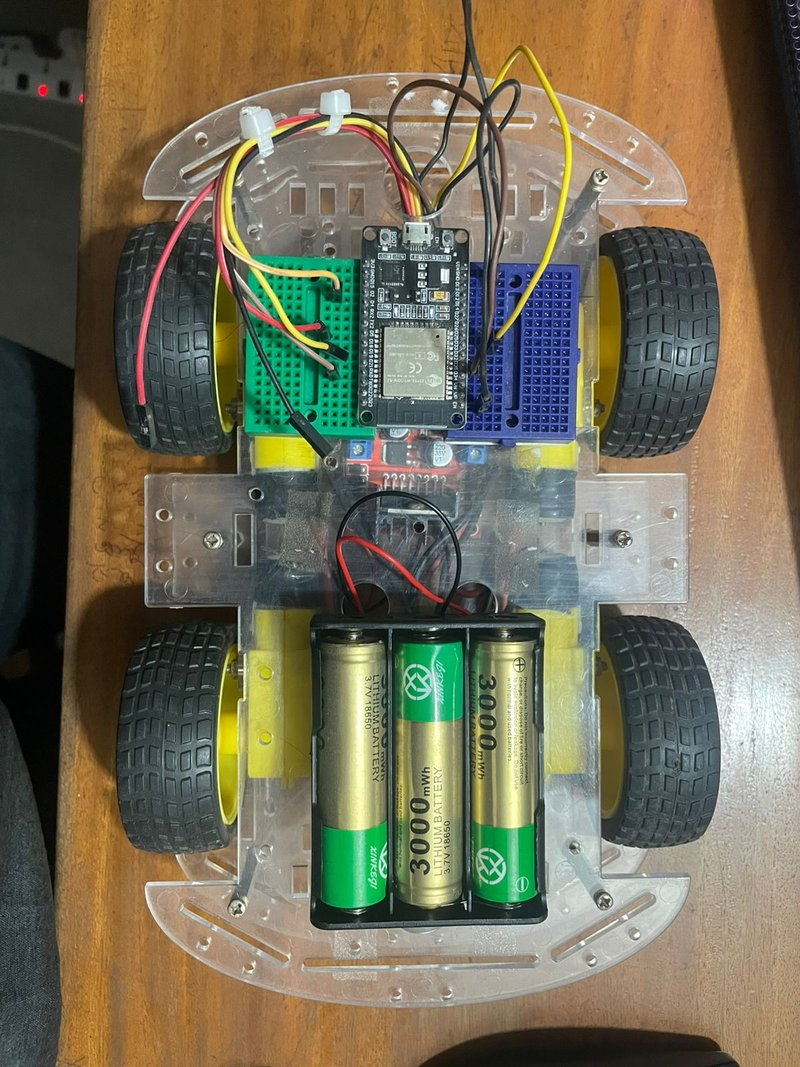
#> input picture assets/img/gesture-car.jpg, 800 x 1067 px
$ python shrink_image.py ../assets/img/gesture-car.jpg ../assets/img/og-image.jpg 100
#> lines starting #> are read from the running program, lines starting #| are printed output that depends on the picture
"""
shrink_image.py - make a photo small enough for the website (target: under 300 KB).

HOW TO USE (in a terminal opened in the portfolio folder):

    python tools/shrink_image.py  "C:/path/to/big-photo.jpg"  assets/img/my-new-project.jpg

    - 1st argument: the original photo (any size; PNG, JPG, HEIC-exported JPG ...)
    - 2nd argument: where to save the small copy (use lowercase-with-dashes names, end in .jpg)
    - optional 3rd argument: max width in pixels (default 1400). Use 600 for a profile photo.

The original file is never changed. Needs Python + Pillow (install once with: pip install pillow).
"""
import sys
from pathlib import Path

from PIL import Image, ImageOps

TARGET_KB = 300  # keep every image under this size so pages load fast on mobile data


def shrink(src, dst, max_width=1400):
#> called with src = '../assets/img/gesture-car.jpg', dst = '../assets/img/og-image.jpg', max_width = 100
    img = Image.open(src)
#> img is the input picture: PIL image 800x1067 RGB; mean R, G, B 115.7, 109.7, 87.6
    img = ImageOps.exif_transpose(img)  # respect the phone's rotation info
    img = img.convert("RGB")            # JPG has no transparency; flatten it
    if img.width > max_width:
        new_height = round(img.height * max_width / img.width)
#> new_height = 133
        img = img.resize((max_width, new_height), Image.LANCZOS)
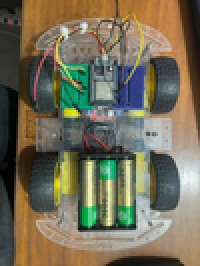
#> img: PIL image 100x133 RGB (shown 2 times larger); mean R, G, B 115.8, 109.7, 87.6

    Path(dst).parent.mkdir(parents=True, exist_ok=True)
    # Try decreasing quality until the file is small enough.
    for quality in (85, 80, 75, 70, 65, 60, 50):
        img.save(dst, "JPEG", quality=quality, optimize=True, progressive=True)
        size_kb = Path(dst).stat().st_size / 1024
        if size_kb <= TARGET_KB:
            break
    print(f"Saved {dst}  ({img.width}x{img.height}, {size_kb:.0f} KB, quality {quality})")
#| Saved ../assets/img/og-image.jpg  (100x133, 5 KB, quality 85)


if __name__ == "__main__":
    if len(sys.argv) < 3:
        print(__doc__)
        sys.exit(1)
    width = int(sys.argv[3]) if len(sys.argv) > 3 else 1400
    shrink(sys.argv[1], sys.argv[2], width)

$ run again, on assets/img/paper-grader-prototype.jpg
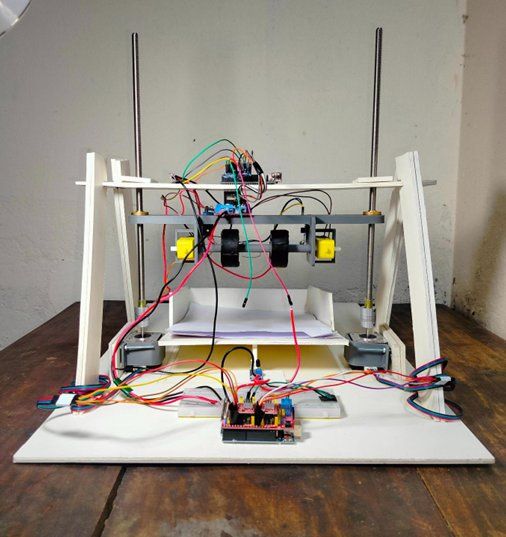
#> input picture assets/img/paper-grader-prototype.jpg, 506 x 537 px
#> in shrink, img is the input picture: PIL image 506x537 RGB; mean R, G, B 147.9, 139.1, 128.3
#> in shrink, `img = img.resize((max_width, new_height), Image.LANCZOS)`:
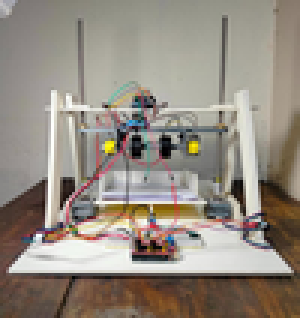
#> img: PIL image 100x106 RGB (shown 3 times larger); mean R, G, B 148, 139.1, 128.3
#| Saved ../assets/img/paper-grader-prototype.jpg  (100x106, 4 KB, quality 85)

$ run again, on assets/img/profile.jpg
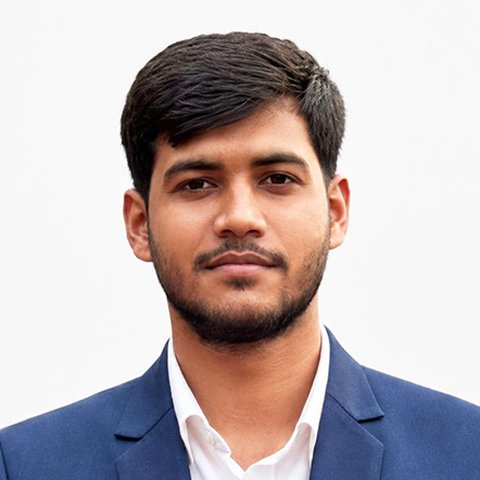
#> input picture assets/img/profile.jpg, 480 x 480 px
#> in shrink, img is the input picture: PIL image 480x480 RGB; mean R, G, B 189.6, 178.6, 180
#> in shrink, `img = img.resize((max_width, new_height), Image.LANCZOS)`:
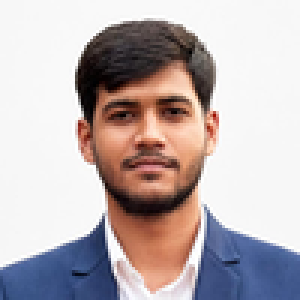
#> img: PIL image 100x100 RGB (shown 3 times larger); mean R, G, B 189.5, 178.5, 179.9
#| Saved ../assets/img/profile.jpg  (100x100, 3 KB, quality 85)
